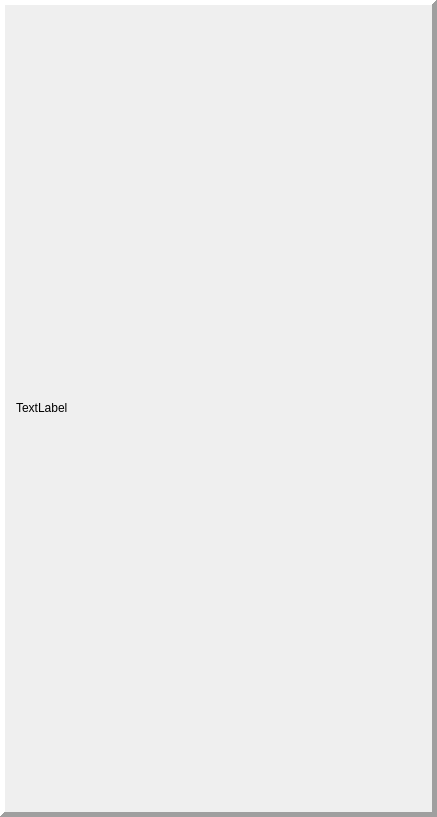
<?xml version="1.0" encoding="UTF-8"?>
<ui version="4.0">
 <class>JoystickWidget</class>
 <widget class="QFrame" name="JoystickWidget">
  <property name="geometry">
   <rect>
    <x>0</x>
    <y>0</y>
    <width>437</width>
    <height>817</height>
   </rect>
  </property>
  <property name="sizePolicy">
   <sizepolicy hsizetype="Preferred" vsizetype="Minimum">
    <horstretch>0</horstretch>
    <verstretch>0</verstretch>
   </sizepolicy>
  </property>
  <property name="windowTitle">
   <string>Frame</string>
  </property>
  <property name="frameShape">
   <enum>QFrame::Panel</enum>
  </property>
  <property name="frameShadow">
   <enum>QFrame::Raised</enum>
  </property>
  <property name="lineWidth">
   <number>5</number>
  </property>
  <property name="midLineWidth">
   <number>2</number>
  </property>
  <layout class="QVBoxLayout" name="joyDataLayout">
   <property name="sizeConstraint">
    <enum>QLayout::SetMinimumSize</enum>
   </property>
   <item>
    <widget class="QLabel" name="joyNameStr">
     <property name="sizePolicy">
      <sizepolicy hsizetype="Preferred" vsizetype="Fixed">
       <horstretch>0</horstretch>
       <verstretch>0</verstretch>
      </sizepolicy>
     </property>
     <property name="frameShape">
      <enum>QFrame::NoFrame</enum>
     </property>
     <property name="frameShadow">
      <enum>QFrame::Raised</enum>
     </property>
     <property name="lineWidth">
      <number>3</number>
     </property>
     <property name="midLineWidth">
      <number>1</number>
     </property>
     <property name="text">
      <string>TextLabel</string>
     </property>
    </widget>
   </item>
  </layout>
 </widget>
 <resources/>
 <connections/>
</ui>
